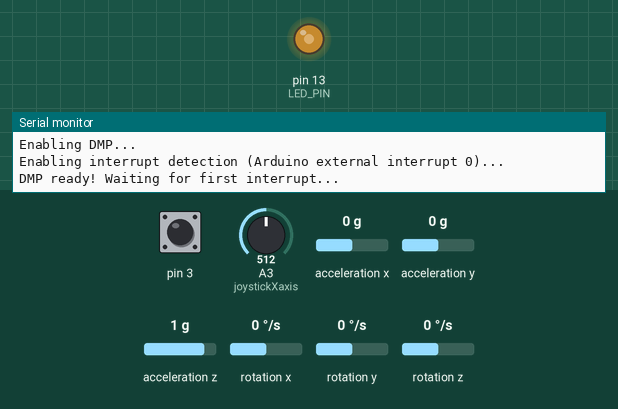
The sketch below on a simulated Arduino Leonardo, built with avr-gcc and run on an emulated ATmega32U4. On the bench: output pins drawn as LEDs (lit = HIGH), the last lines printed to the serial monitor. The test bench sets the inputs (shaded band); at power-on: pin 3 HIGH, A3 (joystickXaxis) = 512, acceleration x 0 g, acceleration y 0 g, acceleration z 1 g, rotation x 0 °/s, rotation y 0 °/s, rotation z 0 °/s. The sensor or clock chip raises its interrupt line as the real part does.

Above: at 1.7 s.
1.8 s: pin 3 pulled LOW for 0.15 s
At 3.2 s:
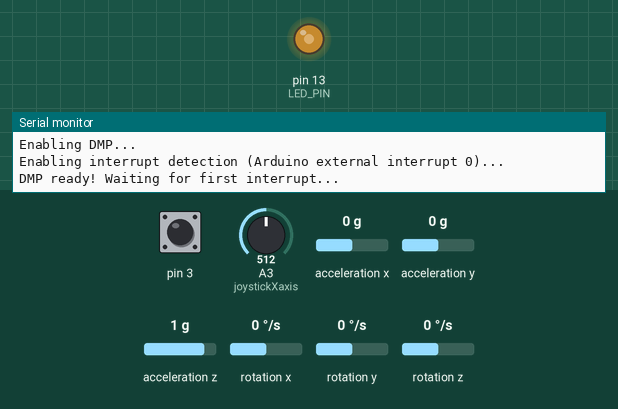
3.6 s: pin 3 pulled LOW for 1 s
At 5.4 s:
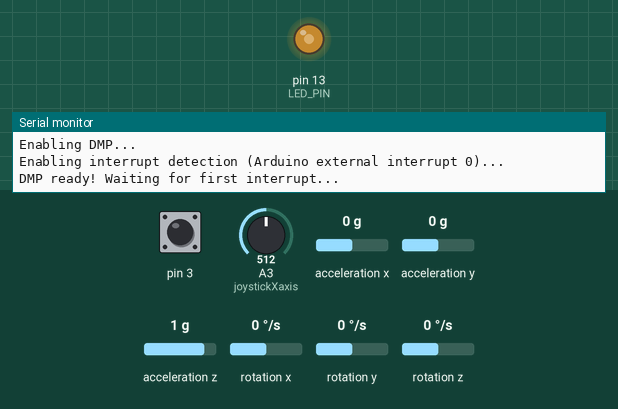
6.3 s: pin 3 pulled LOW for 3.2 s
At 11.1 s:
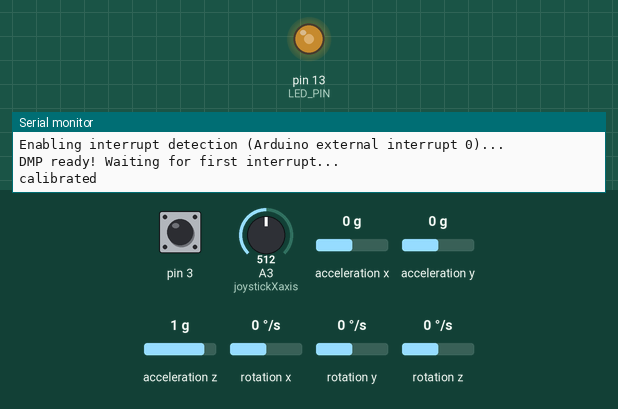
Timing chart, 0 to 12.6 s (numbered marks = the images above; inputs shaded):
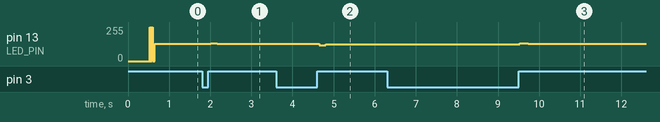

Measured:
- after the input at 1.8 s, pin 13 (LED_PIN): 128/255 → 135/255 after 0.21 s, → 128/255 0.16 s later
- after the input at 3.6 s, pin 13 (LED_PIN): 128/255 → 120/255 after 1.1 s, → 127/255 0.16 s later
- after the input at 6.3 s, pin 13 (LED_PIN): 127/255 → 135/255 after 3.2 s, → 128/255 0.20 s later

The sketch:

drumlet.ino
```cpp
// I2C device class (I2Cdev) demonstration Arduino sketch for MPU6050 class using DMP (MotionApps v2.0)
// 6/21/2012 by Jeff Rowberg <jeff@rowberg.net>
// Updates should (hopefully) always be available at https://github.com/jrowberg/i2cdevlib
//
// Changelog:
//      2013-05-08 - added seamless Fastwire support
//                 - added note about gyro calibration
//      2012-06-21 - added note about Arduino 1.0.1 + Leonardo compatibility error
//      2012-06-20 - improved FIFO overflow handling and simplified read process
//      2012-06-19 - completely rearranged DMP initialization code and simplification
//      2012-06-13 - pull gyro and accel data from FIFO packet instead of reading directly
//      2012-06-09 - fix broken FIFO read sequence and change interrupt detection to RISING
//      2012-06-05 - add gravity-compensated initial reference frame acceleration output
//                 - add 3D math helper file to DMP6 example sketch
//                 - add Euler output and Yaw/Pitch/Roll output formats
//      2012-06-04 - remove accel offset clearing for better results (thanks Sungon Lee)
//      2012-06-01 - fixed gyro sensitivity to be 2000 deg/sec instead of 250
//      2012-05-30 - basic DMP initialization working

/* ============================================
  I2Cdev device library code is placed under the MIT license
  Copyright (c) 2012 Jeff Rowberg

  Permission is hereby granted, free of charge, to any person obtaining a copy
  of this software and associated documentation files (the "Software"), to deal
  in the Software without restriction, including without limitation the rights
  to use, copy, modify, merge, publish, distribute, sublicense, and/or sell
  copies of the Software, and to permit persons to whom the Software is
  furnished to do so, subject to the following conditions:

  The above copyright notice and this permission notice shall be included in
  all copies or substantial portions of the Software.

  THE SOFTWARE IS PROVIDED "AS IS", WITHOUT WARRANTY OF ANY KIND, EXPRESS OR
  IMPLIED, INCLUDING BUT NOT LIMITED TO THE WARRANTIES OF MERCHANTABILITY,
  FITNESS FOR A PARTICULAR PURPOSE AND NONINFRINGEMENT. IN NO EVENT SHALL THE
  AUTHORS OR COPYRIGHT HOLDERS BE LIABLE FOR ANY CLAIM, DAMAGES OR OTHER
  LIABILITY, WHETHER IN AN ACTION OF CONTRACT, TORT OR OTHERWISE, ARISING FROM,
  OUT OF OR IN CONNECTION WITH THE SOFTWARE OR THE USE OR OTHER DEALINGS IN
  THE SOFTWARE.
  ===============================================
*/

// I2Cdev and MPU6050 must be installed as libraries, or else the .cpp/.h files
// for both classes must be in the include path of your project
#include "I2Cdev.h"
#include "QueueArray.h"
#include "MPU6050_6Axis_MotionApps20.h"
//#include "MPU6050.h" // not necessary if using MotionApps include file

// Arduino Wire library is required if I2Cdev I2CDEV_ARDUINO_WIRE implementation
// is used in I2Cdev.h
#if I2CDEV_IMPLEMENTATION == I2CDEV_ARDUINO_WIRE
#include "Wire.h"
#endif

// class default I2C address is 0x68
// specific I2C addresses may be passed as a parameter here
// AD0 low = 0x68 (default for SparkFun breakout and InvenSense evaluation board)
// AD0 high = 0x69
MPU6050 mpu;
//MPU6050 mpu(0x69); // <-- use for AD0 high

/* =========================================================================
   NOTE: In addition to connection 3.3v, GND, SDA, and SCL, this sketch
   depends on the MPU-6050's INT pin being connected to the Arduino's
   external interrupt #0 pin. On the Arduino Uno and Mega 2560, this is
   digital I/O pin 2.
   ========================================================================= */

/* =========================================================================
   NOTE: Arduino v1.0.1 with the Leonardo board generates a compile error
   when using Serial.write(buf, len). The Teapot output uses this method.
   The solution requires a modification to the Arduino USBAPI.h file, which
   is fortunately simple, but annoying. This will be fixed in the next IDE
   release. For more info, see these links:

   http://arduino.cc/forum/index.php/topic,109987.0.html
   http://code.google.com/p/arduino/issues/detail?id=958
   ========================================================================= */


// uncomment "OUTPUT_READABLE_QUATERNION" if you want to see the actual
// quaternion components in a [w, x, y, z] format (not best for parsing
// on a remote host such as Processing or something though)
//#define OUTPUT_READABLE_QUATERNION

// uncomment "OUTPUT_READABLE_EULER" if you want to see Euler angles
// (in degrees) calculated from the quaternions coming from the FIFO.
// Note that Euler angles suffer from gimbal lock (for more info, see
// http://en.wikipedia.org/wiki/Gimbal_lock)
//#define OUTPUT_READABLE_EULER

// uncomment "OUTPUT_READABLE_YAWPITCHROLL" if you want to see the yaw/
// pitch/roll angles (in degrees) calculated from the quaternions coming
// from the FIFO. Note this also requires gravity vector calculations.
// Also note that yaw/pitch/roll angles suffer from gimbal lock (for
// more info, see: http://en.wikipedia.org/wiki/Gimbal_lock)
#define OUTPUT_READABLE_YAWPITCHROLL

// uncomment "OUTPUT_READABLE_REALACCEL" if you want to see acceleration
// components with gravity removed. This acceleration reference frame is
// not compensated for orientation, so +X is always +X according to the
// sensor, just without the effects of gravity. If you want acceleration
// compensated for orientation, us OUTPUT_READABLE_WORLDACCEL instead.
//#define OUTPUT_READABLE_REALACCEL

// uncomment "OUTPUT_READABLE_WORLDACCEL" if you want to see acceleration
// components with gravity removed and adjusted for the world frame of
// reference (yaw is relative to initial orientation, since no magnetometer
// is present in this case). Could be quite handy in some cases.
//#define OUTPUT_READABLE_WORLDACCEL

// uncomment "OUTPUT_TEAPOT" if you want output that matches the
// format used for the InvenSense teapot demo
//#define OUTPUT_TEAPOT


#define LED_PIN 13 // (Arduino is 13, Teensy is 11, Teensy++ is 6)
bool blinkState = false;

// MPU control/status vars
bool dmpReady = false;  // set true if DMP init was successful
uint8_t mpuIntStatus;   // holds actual interrupt status byte from MPU
uint8_t devStatus;      // return status after each device operation (0 = success, !0 = error)
uint16_t packetSize;    // expected DMP packet size (default is 42 bytes)
uint16_t fifoCount;     // count of all bytes currently in FIFO
uint8_t fifoBuffer[64]; // FIFO storage buffer

// orientation/motion vars
Quaternion q;           // [w, x, y, z]         quaternion container
VectorInt16 aa;         // [x, y, z]            accel sensor measurements
VectorInt16 aaReal;     // [x, y, z]            gravity-free accel sensor measurements
VectorInt16 aaWorld;    // [x, y, z]            world-frame accel sensor measurements
VectorFloat gravity;    // [x, y, z]            gravity vector
float euler[3];         // [psi, theta, phi]    Euler angle container
float ypr[3];           // [yaw, pitch, roll]   yaw/pitch/roll container and gravity vector

// packet structure for InvenSense teapot demo
uint8_t teapotPacket[14] = { '$', 0x02, 0, 0, 0, 0, 0, 0, 0, 0, 0x00, 0x00, '\r', '\n' };


bool hit = false;
QueueArray<float> queueArr;
float pitchValue;
int count = 0;
float initialYaw;
bool calibrate = false;

bool hit2 = false;
QueueArray<float> queueArr2;
float pitchValue2;
float initialYaw2;

int joystickXaxis = A3;

// ================================================================
// ===               INTERRUPT DETECTION ROUTINE                ===
// ================================================================

volatile bool mpuInterrupt = false;     // indicates whether MPU interrupt pin has gone high
void dmpDataReady() {
  mpuInterrupt = true;
}


// ================================================================
// ===                      INITIAL SETUP                       ===
// ================================================================

void setup() {
  pinMode(joystickXaxis, INPUT);
  // join I2C bus (I2Cdev library doesn't do this automatically)
#if I2CDEV_IMPLEMENTATION == I2CDEV_ARDUINO_WIRE
  Wire.begin();
  TWBR = 24; // 400kHz I2C clock (200kHz if CPU is 8MHz)
#elif I2CDEV_IMPLEMENTATION == I2CDEV_BUILTIN_FASTWIRE
  Fastwire::setup(400, true);
#endif

  // initialize serial communication
  // (115200 chosen because it is required for Teapot Demo output, but it's
  // really up to you depending on your project)
  Serial.begin(115200);
  while (!Serial); // wait for Leonardo enumeration, others continue immediately

  // NOTE: 8MHz or slower host processors, like the Teensy @ 3.3v or Ardunio
  // Pro Mini running at 3.3v, cannot handle this baud rate reliably due to
  // the baud timing being too misaligned with processor ticks. You must use
  // 38400 or slower in these cases, or use some kind of external separate
  // crystal solution for the UART timer.

  // initialize device
  Serial.println(F("Initializing I2C devices..."));
  mpu.initialize();

  // verify connection
  Serial.println(F("Testing device connections..."));
  Serial.println(mpu.testConnection() ? F("MPU6050 connection successful") : F("MPU6050 connection failed"));

  // wait for ready
  Serial.println(F("\nSend any character to begin DMP programming and demo: "));
 // while (Serial.available() && Serial.read()); // empty buffer
 // while (!Serial.available());                 // wait for data
 // while (Serial.available() && Serial.read()); // empty buffer again

  // load and configure the DMP
  Serial.println(F("Initializing DMP..."));
  devStatus = mpu.dmpInitialize();

  mpu.setXAccelOffset(-141);
  mpu.setYAccelOffset(-767);
  mpu.setZAccelOffset(1254);
  mpu.setXGyroOffset(90);
  mpu.setYGyroOffset(58);
  mpu.setZGyroOffset(-21); // 1688 factory default for my test chip
  // make sure it worked (returns 0 if so)
  if (devStatus == 0) {
    // turn on the DMP, now that it's ready
    Serial.println(F("Enabling DMP..."));
    mpu.setDMPEnabled(true);

    // enable Arduino interrupt detection
    Serial.println(F("Enabling interrupt detection (Arduino external interrupt 0)..."));
    attachInterrupt(0, dmpDataReady, RISING);
    mpuIntStatus = mpu.getIntStatus();

    // set our DMP Ready flag so the main loop() function knows it's okay to use it
    Serial.println(F("DMP ready! Waiting for first interrupt..."));
    dmpReady = true;

    // get expected DMP packet size for later comparison
    packetSize = mpu.dmpGetFIFOPacketSize();
  } else {
    // ERROR!
    // 1 = initial memory load failed
    // 2 = DMP configuration updates failed
    // (if it's going to break, usually the code will be 1)
    Serial.print(F("DMP Initialization failed (code "));
    Serial.print(devStatus);
    Serial.println(F(")"));
  }

  // configure LED for output
  pinMode(LED_PIN, OUTPUT);
}


// ================================================================
// ===                    MAIN PROGRAM LOOP                     ===
// ================================================================

void loop() {
  // if programming failed, don't try to do anything
  bool isToggled = analogRead(joystickXaxis) >= 600;
  if (!dmpReady) return;

  if (count > 1000 && !calibrate)
  {
    initialYaw = ypr[0] * 180 / M_PI;
    calibrate = true;
    Serial.println("calibrated");
  }
  count++;

  // wait for MPU interrupt or extra packet(s) available
  while (!mpuInterrupt && fifoCount < packetSize) {
    // other program behavior stuff here
    // .
    // .
    // .
    // if you are really paranoid you can frequently test in between other
    // stuff to see if mpuInterrupt is true, and if so, "break;" from the
    // while() loop to immediately process the MPU data
    // .
    // .
    // .
  }

  // reset interrupt flag and get INT_STATUS byte
  mpuInterrupt = false;
  mpuIntStatus = mpu.getIntStatus();

  // get current FIFO count
  fifoCount = mpu.getFIFOCount();

  // check for overflow (this should never happen unless our code is too inefficient)
  if ((mpuIntStatus & 0x10) || fifoCount == 1024) {
    // reset so we can continue cleanly
    mpu.resetFIFO();
    Serial.println(F("FIFO overflow!"));

    // otherwise, check for DMP data ready interrupt (this should happen frequently)
  } else if (mpuIntStatus & 0x02) {
    // wait for correct available data length, should be a VERY short wait
    while (fifoCount < packetSize) fifoCount = mpu.getFIFOCount();

    // read a packet from FIFO
    mpu.getFIFOBytes(fifoBuffer, packetSize);

    // track FIFO count here in case there is > 1 packet available
    // (this lets us immediately read more without waiting for an interrupt)
    fifoCount -= packetSize;

#ifdef OUTPUT_READABLE_QUATERNION
    // display quaternion values in easy matrix form: w x y z
    mpu.dmpGetQuaternion(&q, fifoBuffer);
    Serial.print("quat\t");
    Serial.print(q.w);
    Serial.print("\t");
    Serial.print(q.x);
    Serial.print("\t");
    Serial.print(q.y);
    Serial.print("\t");
    Serial.println(q.z);
#endif

#ifdef OUTPUT_READABLE_EULER
    // display Euler angles in degrees
    mpu.dmpGetQuaternion(&q, fifoBuffer);
    mpu.dmpGetEuler(euler, &q);
    Serial.print("euler\t");
    Serial.print(euler[0] * 180 / M_PI);
    Serial.print("\t");
    Serial.print(euler[1] * 180 / M_PI);
    Serial.print("\t");
    Serial.println(euler[2] * 180 / M_PI);
#endif

#ifdef OUTPUT_READABLE_YAWPITCHROLL
    // display Euler angles in degrees
    mpu.dmpGetQuaternion(&q, fifoBuffer);
    mpu.dmpGetGravity(&gravity, &q);
    mpu.dmpGetYawPitchRoll(ypr, &q, &gravity);

    float pitchValue = (ypr[1] * 180 / M_PI);
    if (queueArr.count() <= 4)
      queueArr.push(pitchValue);
    else
    {
      queueArr.push(pitchValue);
      queueArr.pop();
    }

    float rotationSpd = queueArr.peek() - pitchValue;
    //    Serial.print("\t");
       // Serial.print(initialYaw - ypr[0] * 180 / M_PI);
    //    Serial.println("\t");
    if (pitchValue < 15 && rotationSpd > 20 &&  calibrate)
    {
      if (!hit) {
        if ((initialYaw - ypr[0] * 180 / M_PI) > 0 ) {
          if (isToggled) {
            Serial.println(7);
          } else {
            Serial.println(3);
          }
        } else {
          if (isToggled) {
            Serial.println(8);
          } else {
            Serial.println(4);
          }
        }
      }
      hit = true;
    } else
    {
      hit = false;
    }
#endif

#ifdef OUTPUT_READABLE_REALACCEL
    // display real acceleration, adjusted to remove gravity
    mpu.dmpGetQuaternion(&q, fifoBuffer);
    mpu.dmpGetAccel(&aa, fifoBuffer);
    mpu.dmpGetGravity(&gravity, &q);
    mpu.dmpGetLinearAccel(&aaReal, &aa, &gravity);
    Serial.print("areal\t");
    Serial.print(aaReal.x);
    Serial.print("\t");
    Serial.print(aaReal.y);
    Serial.print("\t");
    Serial.println(aaReal.z);
#endif

#ifdef OUTPUT_READABLE_WORLDACCEL
    // display initial world-frame acceleration, adjusted to remove gravity
    // and rotated based on known orientation from quaternion
    mpu.dmpGetQuaternion(&q, fifoBuffer);
    mpu.dmpGetAccel(&aa, fifoBuffer);
    mpu.dmpGetGravity(&gravity, &q);
    mpu.dmpGetLinearAccel(&aaReal, &aa, &gravity);
    mpu.dmpGetLinearAccelInWorld(&aaWorld, &aaReal, &q);
    Serial.print("aworld\t");
    Serial.print(aaWorld.x);
    Serial.print("\t");
    Serial.print(aaWorld.y);
    Serial.print("\t");
    Serial.println(aaWorld.z);
#endif

#ifdef OUTPUT_TEAPOT
    // display quaternion values in InvenSense Teapot demo format:
    teapotPacket[2] = fifoBuffer[0];
    teapotPacket[3] = fifoBuffer[1];
    teapotPacket[4] = fifoBuffer[4];
    teapotPacket[5] = fifoBuffer[5];
    teapotPacket[6] = fifoBuffer[8];
    teapotPacket[7] = fifoBuffer[9];
    teapotPacket[8] = fifoBuffer[12];
    teapotPacket[9] = fifoBuffer[13];
    Serial.write(teapotPacket, 14);
    teapotPacket[11]++; // packetCount, loops at 0xFF on purpose
#endif

    // blink LED to indicate activity
    blinkState = !blinkState;
    digitalWrite(LED_PIN, blinkState);
  }
}
```
